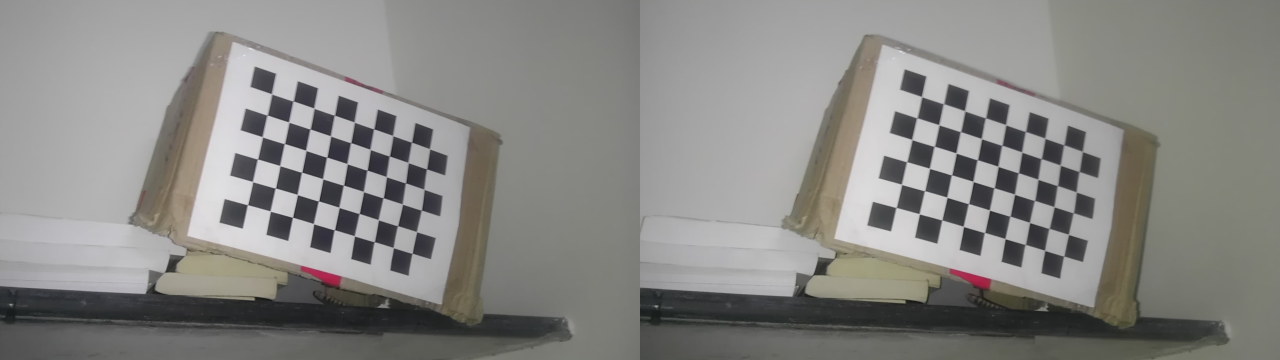
//> input picture testimages/55.jpg, 3840 x 1080 px (shown at 1/3 size)
$ ./histDisp ../testimages/55.jpg   (built with g++ and OpenCV 4)
//> lines starting //> are read from the running program, lines starting //| are printed output that depends on the picture
#include "opencv2/highgui/highgui.hpp"
#include "opencv2/imgproc/imgproc.hpp"
#include <iostream>
#include <stdio.h>

using namespace std;
using namespace cv;

/**
 * @function main
 */
int main( int argc, char** argv )
{
    Mat src, dst;

  /// Load image
    src = imread( argv[1], 1 );
//> src is the input picture: 1080 rows x 3840 cols, CV_8UC3; mean B, G, R 131.9, 134.9, 135.6

    cvtColor(src, src, CV_BGR2GRAY);
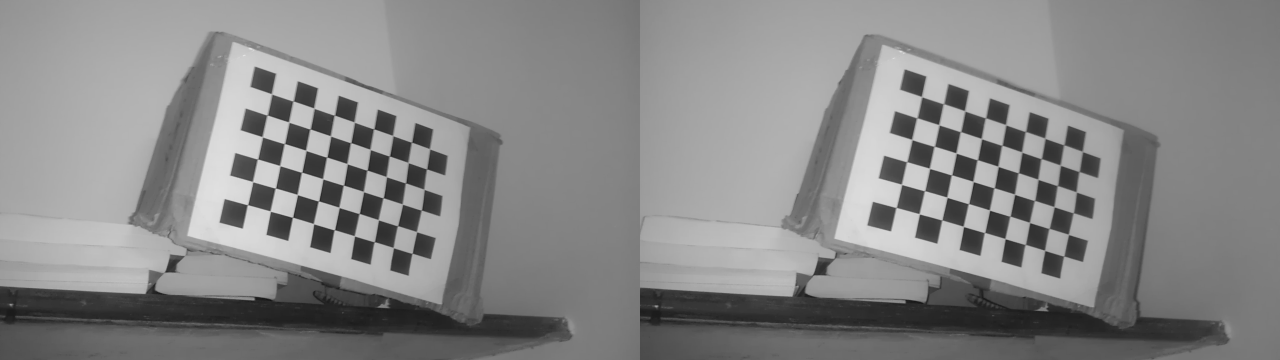
//> src: 1080 rows x 3840 cols, CV_8UC1 (shown at 1/3 size); min 13, max 240, mean 134.8

    if( !src.data )
        { return -1; }

    int histSize = 256;
    float range[] = {0, 256};
    const float* histRange = {range};

    bool uniform = true; bool accumulate = false;

    Mat b_hist;

    calcHist(&src, 1, 0, Mat(), b_hist, 1, &histSize, &histRange, uniform, accumulate);
//> b_hist = 256 values, max 84294 at index 131, min 0 at index 0, mean 16200
    //b_hist.at<uchar>(0, 0) = 0;
    for (int i=0; i<b_hist.rows; i++)
    {
        printf("%d - %d\n", i, b_hist.at<uchar>(0, i));
    }
//> this loop made 256 passes
//| 0 - 0
//| 1 - 0
//| 2 - 0
//| 3 - 0
//| 4 - 0
//| 5 - 0
//| 6 - 0
//| 7 - 0
//> (output is shown up to pass 8 of 256)
    printf("%d %d\n", b_hist.rows, b_hist.cols);
//| 256 1
    double minVal, maxVal;
    Point minLoc, maxLoc;

    minMaxLoc(b_hist, &minVal, &maxVal, &minLoc, &maxLoc, Mat());
//> minVal = 0; maxVal = 84294; minLoc = Point(0, 0); maxLoc = Point(0, 131)

    printf("%lf %lf\n", minVal, maxVal);
//| 0.000000 84294.000000
    printf("(%d, %d), (%d, %d) \n", minLoc.x, minLoc.y, maxLoc.x, maxLoc.y);
//| (0, 0), (0, 131)

    int hist_w = 512;
    int hist_h = 400;
    int bin_w = cvRound((double)hist_w/histSize);

    Mat histImage(hist_h, hist_w, CV_8UC3, Scalar(0, 0, 0));

    normalize(b_hist, b_hist, 0, histImage.rows, NORM_MINMAX, -1, Mat());
//> b_hist = 256 values, max 400 at index 131, min 0 at index 0, mean 76.87

    for(int i=1; i<histSize; i++)
    {
        line( histImage, Point( bin_w*(i-1), hist_h - cvRound(b_hist.at<float>(i-1)) ) ,
                       Point( bin_w*(i), hist_h - cvRound(b_hist.at<float>(i)) ),
                       Scalar( 255, 0, 0), 2, 8, 0  );
    }
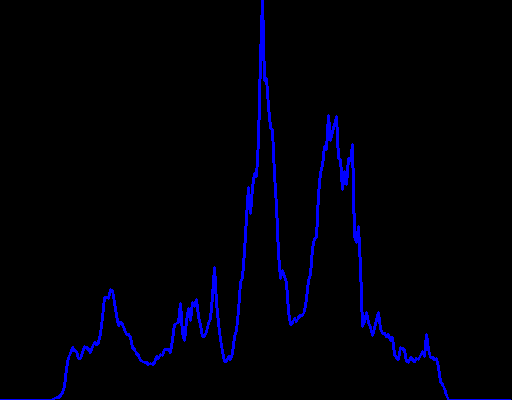
//> histImage: 400 rows x 512 cols, CV_8UC3; mean B, G, R 8.1, 0, 0

    imshow("hist", histImage);
    imshow("disp", src);
    waitKey(0);
    return 0;
}

$ run again, on testimages/62.jpg
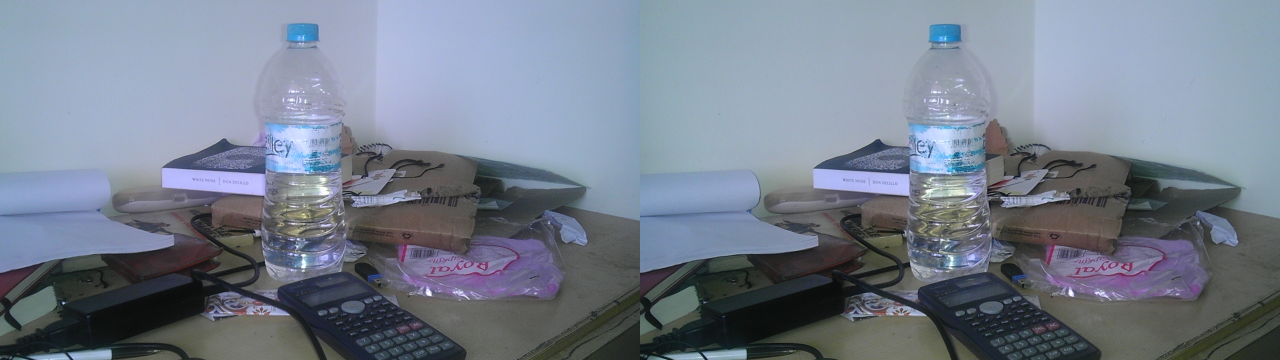
//> input picture testimages/62.jpg, 3840 x 1080 px (shown at 1/3 size)
//> src is the input picture: 1080 rows x 3840 cols, CV_8UC3; mean B, G, R 141.1, 126.5, 117.3
//> `cvtColor(src, src, CV_BGR2GRAY);`:
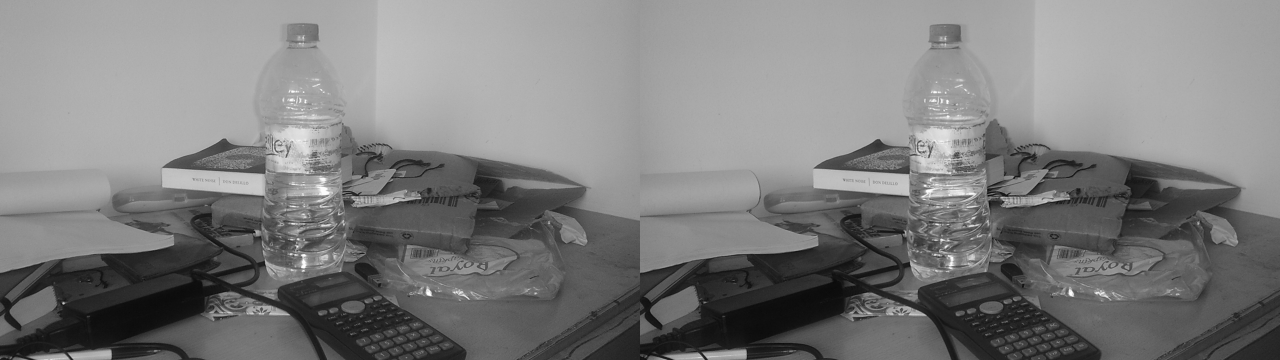
//> src: 1080 rows x 3840 cols, CV_8UC1 (shown at 1/3 size); min 2, max 254, mean 125.4
//> `calcHist(&src, 1, 0, Mat(), b_hist, 1, &histSize, &histRange, uniform,..`: b_hist = 256 values, max 114324 at index 169, min 0 at index 0, mean 16200
//> the loop `for (int i=0; i<b_hist.rows; i++)` made 256 passes
//| 0 - 0
//| 1 - 0
//| 2 - 0
//| 3 - 0
//| 4 - 0
//> (output is shown up to pass 5 of 256)
//| 256 1
//> minVal = 0; maxVal = 114324; minLoc = Point(0, 0); maxLoc = Point(0, 169)
//| 0.000000 114324.000000
//| (0, 0), (0, 169)
//> `normalize(b_hist, b_hist, 0, histImage.rows, NORM_MINMAX, -1, Mat());`: b_hist = 256 values, max 400 at index 169, min 0 at index 0, mean 56.68
//> after the loop `for(int i=1; i<histSize; i++)`:
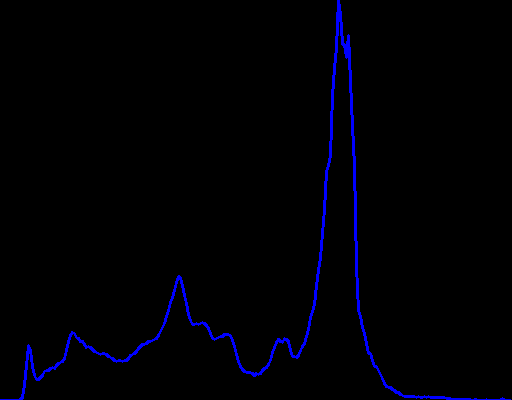
//> histImage: 400 rows x 512 cols, CV_8UC3; mean B, G, R 5.2, 0, 0

$ run again, on testimages/65.jpg
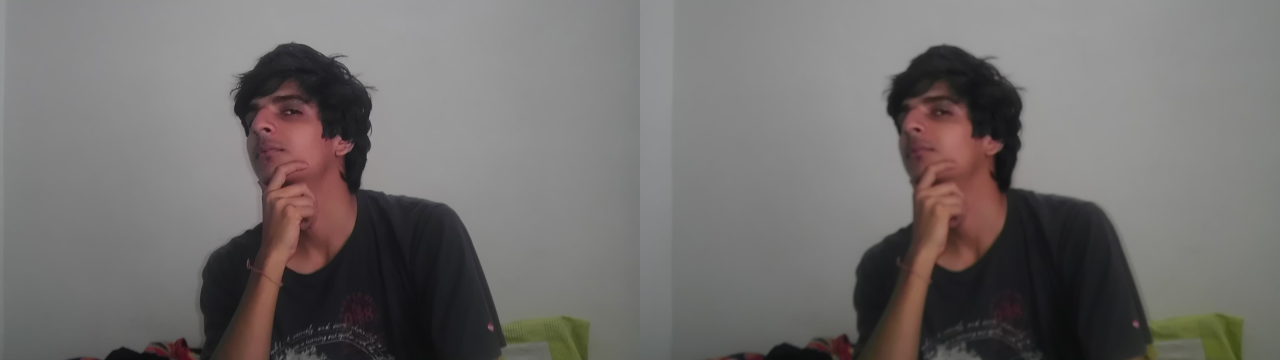
//> input picture testimages/65.jpg, 3840 x 1080 px (shown at 1/3 size)
//> src is the input picture: 1080 rows x 3840 cols, CV_8UC3; mean B, G, R 109.2, 110.4, 113.7
//> `cvtColor(src, src, CV_BGR2GRAY);`:
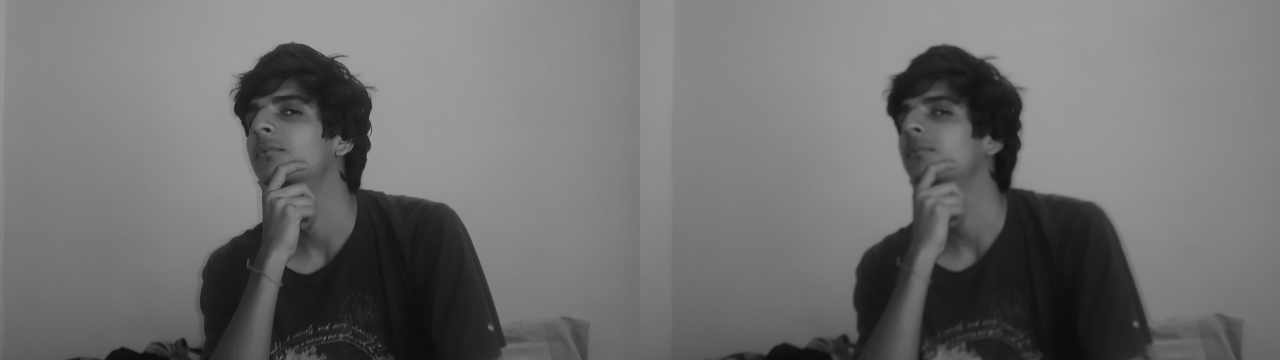
//> src: 1080 rows x 3840 cols, CV_8UC1 (shown at 1/3 size); min 11, max 170, mean 111.3
//> `calcHist(&src, 1, 0, Mat(), b_hist, 1, &histSize, &histRange, uniform,..`: b_hist = 256 values, max 109915 at index 135, min 0 at index 0, mean 16200
//> the loop `for (int i=0; i<b_hist.rows; i++)` made 256 passes
//| 0 - 0
//| 1 - 0
//| 2 - 0
//| 3 - 0
//| 4 - 0
//> (output is shown up to pass 5 of 256)
//| 256 1
//> minVal = 0; maxVal = 109915; minLoc = Point(0, 0); maxLoc = Point(0, 135)
//| 0.000000 109915.000000
//| (0, 0), (0, 135)
//> `normalize(b_hist, b_hist, 0, histImage.rows, NORM_MINMAX, -1, Mat());`: b_hist = 256 values, max 400 at index 135, min 0 at index 0, mean 58.95
//> after the loop `for(int i=1; i<histSize; i++)`:
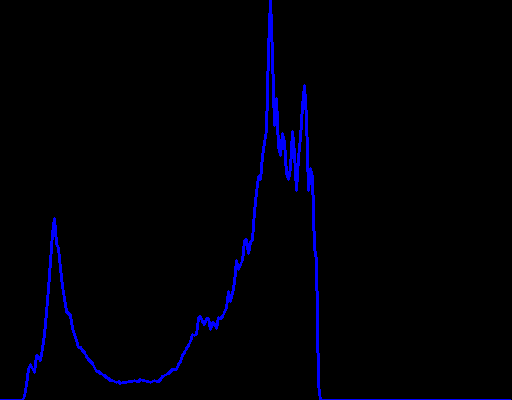
//> histImage: 400 rows x 512 cols, CV_8UC3; mean B, G, R 6.5, 0, 0

$ run again, on testimages/79.jpg
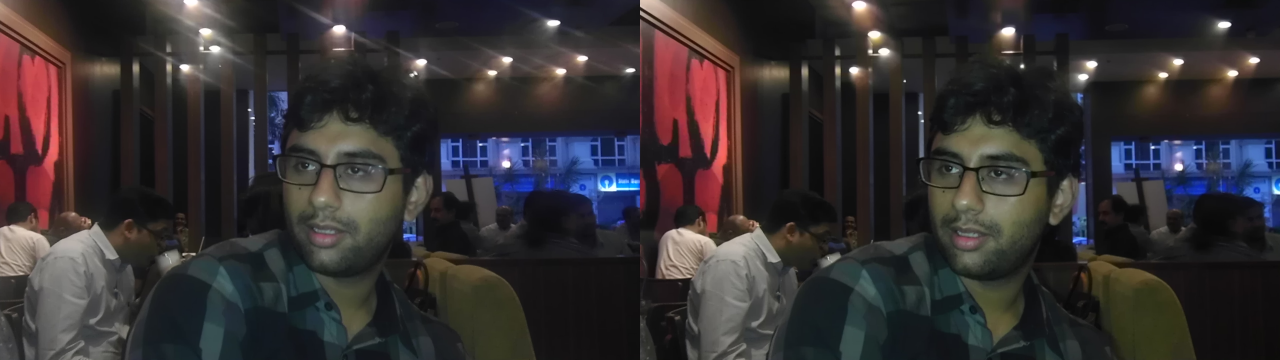
//> input picture testimages/79.jpg, 3840 x 1080 px (shown at 1/3 size)
//> src is the input picture: 1080 rows x 3840 cols, CV_8UC3; mean B, G, R 49.8, 48, 52.7
//> `cvtColor(src, src, CV_BGR2GRAY);`:
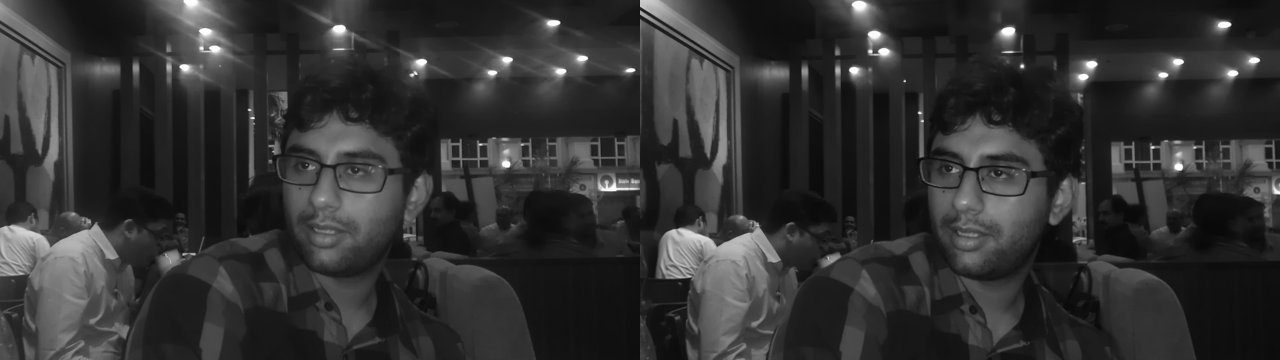
//> src: 1080 rows x 3840 cols, CV_8UC1 (shown at 1/3 size); min 7, max 255, mean 49.6
//> `calcHist(&src, 1, 0, Mat(), b_hist, 1, &histSize, &histRange, uniform,..`: b_hist = 256 values, max 111285 at index 28, min 0 at index 0, mean 16200
//> the loop `for (int i=0; i<b_hist.rows; i++)` made 256 passes
//| 0 - 0
//| 1 - 0
//| 2 - 0
//| 3 - 0
//| 4 - 0
//> (output is shown up to pass 5 of 256)
//| 256 1
//> minVal = 0; maxVal = 111285; minLoc = Point(0, 0); maxLoc = Point(0, 28)
//| 0.000000 111285.000000
//| (0, 0), (0, 28)
//> `normalize(b_hist, b_hist, 0, histImage.rows, NORM_MINMAX, -1, Mat());`: b_hist = 256 values, max 400 at index 28, min 0 at index 0, mean 58.23
//> after the loop `for(int i=1; i<histSize; i++)`:
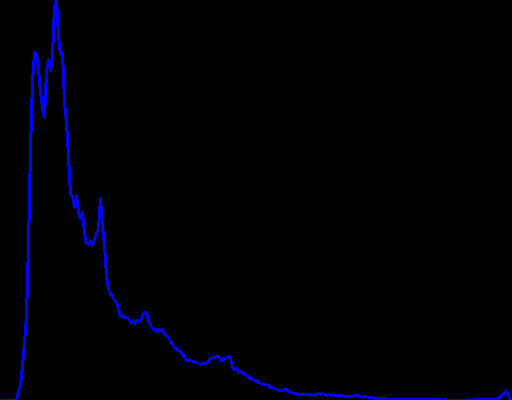
//> histImage: 400 rows x 512 cols, CV_8UC3; mean B, G, R 5.1, 0, 0
